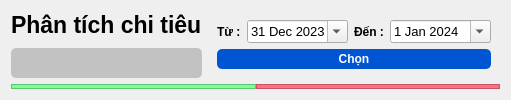
         <widget class="QWidget" name="phantichchitieu_page">
          <layout class="QGridLayout" name="gridLayout_2">
           <item row="0" column="0">
            <layout class="QHBoxLayout" name="horizontalLayout_6">
             <item>
              <layout class="QVBoxLayout" name="verticalLayout_6">
               <property name="spacing">
                <number>10</number>
               </property>
               <item>
                <widget class="QLabel" name="phantichchitieu_title">
                 <property name="font">
                  <font>
                   <pointsize>17</pointsize>
                   <weight>75</weight>
                   <bold>true</bold>
                  </font>
                 </property>
                 <property name="text">
                  <string>Phân tích chi tiêu</string>
                 </property>
                </widget>
               </item>
               <item>
                <widget class="QWidget" name="chonChartWidget" native="true">
                 <property name="styleSheet">
                  <string notr="true">QWidget{
	background-color: #C2C2C2;
	border-radius:5px;
}
QPushButton{
	color: #94CDFF;
	border-radius:5px;
	height:30px;
}
QPushButton:checked{
	background-color: #0056D2;
	color:white;
	font-weight:bold;
}</string>
                 </property>
                 <layout class="QHBoxLayout" name="horizontalLayout_5">
                  <property name="leftMargin">
                   <number>9</number>
                  </property>
                  <property name="topMargin">
                   <number>0</number>
                  </property>
                  <property name="rightMargin">
                   <number>9</number>
                  </property>
                  <property name="bottomMargin">
                   <number>0</number>
                  </property>
                  <item>
                   <widget class="QPushButton" name="circle_chart">
                    <property name="text">
                     <string/>
                    </property>
                    <property name="icon">
                     <iconset resource="resource.qrc">
                      <normaloff>:/icon/pie-chart.png</normaloff>
                      <normalon>:/icon/pie-chart_while.png</normalon>:/icon/pie-chart.png</iconset>
                    </property>
                    <property name="iconSize">
                     <size>
                      <width>20</width>
                      <height>20</height>
                     </size>
                    </property>
                    <property name="checkable">
                     <bool>true</bool>
                    </property>
                    <property name="autoExclusive">
                     <bool>true</bool>
                    </property>
                   </widget>
                  </item>
                  <item>
                   <widget class="QPushButton" name="chart">
                    <property name="text">
                     <string/>
                    </property>
                    <property name="icon">
                     <iconset resource="resource.qrc">
                      <normaloff>:/icon/bar-chart.png</normaloff>
                      <normalon>:/icon/bar_white.png</normalon>:/icon/bar-chart.png</iconset>
                    </property>
                    <property name="iconSize">
                     <size>
                      <width>20</width>
                      <height>20</height>
                     </size>
                    </property>
                    <property name="checkable">
                     <bool>true</bool>
                    </property>
                    <property name="autoExclusive">
                     <bool>true</bool>
                    </property>
                   </widget>
                  </item>
                 </layout>
                </widget>
               </item>
              </layout>
             </item>
             <item>
              <layout class="QGridLayout" name="gridLayout_5">
               <item row="0" column="0">
                <widget class="QWidget" name="chonNgayWidget" native="true">
                 <property name="styleSheet">
                  <string notr="true">QPushButton{
	background-color:#0056d2;
	color:white;
	border-radius:5px;
	height:20px;
	font-weight:bold;
}</string>
                 </property>
                 <layout class="QGridLayout" name="gridLayout_6">
                  <item row="0" column="0">
                   <layout class="QVBoxLayout" name="verticalLayout_7">
                    <item>
                     <layout class="QHBoxLayout" name="horizontalLayout_13">
                      <item>
                       <layout class="QHBoxLayout" name="horizontalLayout_11">
                        <item>
                         <widget class="QLabel" name="label_4">
                          <property name="font">
                           <font>
                            <pointsize>9</pointsize>
                            <weight>75</weight>
                            <bold>true</bold>
                           </font>
                          </property>
                          <property name="text">
                           <string>Từ :</string>
                          </property>
                         </widget>
                        </item>
                        <item>
                         <widget class="QDateEdit" name="first_date">
                          <property name="font">
                           <font>
                            <pointsize>10</pointsize>
                           </font>
                          </property>
                          <property name="styleSheet">
                           <string notr="true">color: rgb(0, 0, 0);
alternate-background-color: rgb(85, 170, 255);

</string>
                          </property>
                          <property name="calendarPopup">
                           <bool>true</bool>
                          </property>
                          <property name="date">
                           <date>
                            <year>2023</year>
                            <month>12</month>
                            <day>31</day>
                           </date>
                          </property>
                         </widget>
                        </item>
                       </layout>
                      </item>
                      <item>
                       <layout class="QHBoxLayout" name="horizontalLayout_12">
                        <item>
                         <widget class="QLabel" name="label_5">
                          <property name="font">
                           <font>
                            <pointsize>9</pointsize>
                            <weight>75</weight>
                            <bold>true</bold>
                           </font>
                          </property>
                          <property name="text">
                           <string>Đến :</string>
                          </property>
                         </widget>
                        </item>
                        <item>
                         <widget class="QDateEdit" name="second_date">
                          <property name="font">
                           <font>
                            <pointsize>10</pointsize>
                           </font>
                          </property>
                          <property name="styleSheet">
                           <string notr="true">color: rgb(0, 0, 0);
alternate-background-color: rgb(85, 170, 255);</string>
                          </property>
                          <property name="calendarPopup">
                           <bool>true</bool>
                          </property>
                          <property name="date">
                           <date>
                            <year>2024</year>
                            <month>1</month>
                            <day>1</day>
                           </date>
                          </property>
                         </widget>
                        </item>
                       </layout>
                      </item>
                     </layout>
                    </item>
                    <item>
                     <widget class="QPushButton" name="submit_date">
                      <property name="text">
                       <string>Chọn</string>
                      </property>
                     </widget>
                    </item>
                   </layout>
                  </item>
                 </layout>
                </widget>
               </item>
              </layout>
             </item>
            </layout>
           </item>
           <item row="1" column="0">
            <widget class="QStackedWidget" name="stackedWidget_phantichchitieu">
             <property name="lineWidth">
              <number>1</number>
             </property>
             <property name="currentIndex">
              <number>0</number>
             </property>
             <widget class="QWidget" name="pie_chart">
              <layout class="QGridLayout" name="gridLayout_4">
               <property name="leftMargin">
                <number>0</number>
               </property>
               <property name="topMargin">
                <number>0</number>
               </property>
               <property name="rightMargin">
                <number>0</number>
               </property>
               <property name="bottomMargin">
                <number>0</number>
               </property>
               <property name="spacing">
                <number>0</number>
               </property>
               <item row="0" column="0">
                <widget class="QFrame" name="bieudo_tron_Thu">
                 <property name="styleSheet">
                  <string notr="true">background-color: rgb(124, 255, 146);</string>
                 </property>
                 <property name="frameShape">
                  <enum>QFrame::StyledPanel</enum>
                 </property>
                 <property name="frameShadow">
                  <enum>QFrame::Raised</enum>
                 </property>
                </widget>
               </item>
               <item row="0" column="1">
                <widget class="QFrame" name="bieudo_tron_Chi">
                 <property name="styleSheet">
                  <string notr="true">background-color: rgb(255, 110, 132);</string>
                 </property>
                 <property name="frameShape">
                  <enum>QFrame::StyledPanel</enum>
                 </property>
                 <property name="frameShadow">
                  <enum>QFrame::Raised</enum>
                 </property>
                </widget>
               </item>
              </layout>
             </widget>
             <widget class="QWidget" name="bar_chart">
              <layout class="QVBoxLayout" name="verticalLayout_10">
               <property name="spacing">
                <number>0</number>
               </property>
               <property name="leftMargin">
                <number>0</number>
               </property>
               <property name="topMargin">
                <number>0</number>
               </property>
               <property name="rightMargin">
                <number>0</number>
               </property>
               <property name="bottomMargin">
                <number>0</number>
               </property>
               <item>
                <widget class="QFrame" name="bieudo_cot_ThuChi">
                 <property name="styleSheet">
                  <string notr="true">background-color: rgb(170, 255, 255);</string>
                 </property>
                 <property name="frameShape">
                  <enum>QFrame::StyledPanel</enum>
                 </property>
                 <property name="frameShadow">
                  <enum>QFrame::Raised</enum>
                 </property>
                </widget>
               </item>
              </layout>
             </widget>
            </widget>
           </item>
          </layout>
         </widget>
